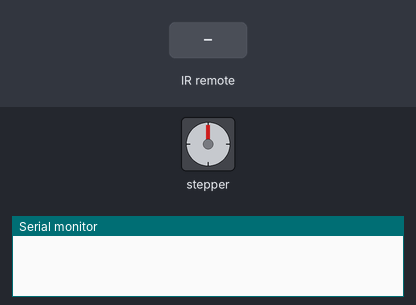
A sketch run on a simulated Arduino Uno, built with avr-gcc and run on an emulated ATmega328P. Parts: stepper motor, the last lines printed to the serial monitor. Wiring (inferred from the names in the program): stepper motor driver (200 steps per turn assumed): step pin 3; direction pin 4. The test bench sets the inputs (shaded band).

Above: at 1.2 s.
1.3 s: infrared code 0xFF02FD received
At 2.5 s:
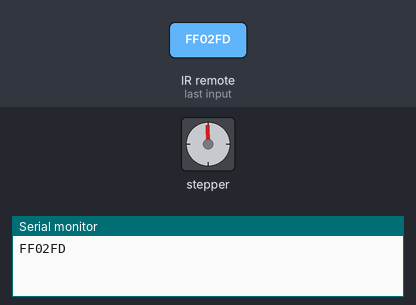
2.8 s: infrared code 0xFFFFFF received
At 3.6 s:
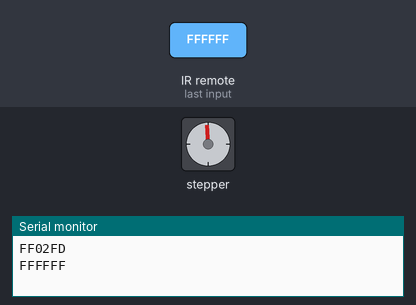
4.3 s: infrared code 0xFF22DD received
At 4.7 s:
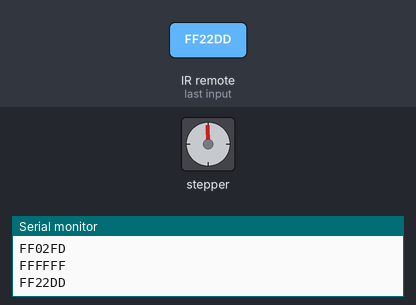
Timing chart, 0 to 7.3 s (numbered marks = the images above; inputs shaded):
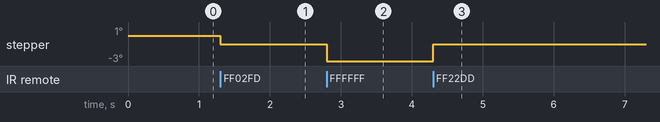

The sketch:

UteDoor.ino
```cpp
#include <IRremote.h>

#define open 0xFF22DD
#define close 0xFF02FD
#define plus 0xFFA857
#define minus 0xFFE01F
#define repeat 0xFFFFFF

// Connections to A4988
const int dirPin = 4;  // Direction
const int stepPin = 3; // Step

const int IR_PIN = 7;
unsigned long key = 0;

IRrecv irrecv(IR_PIN);
decode_results results;

// Motor steps per rotation
const int STEPS_PER_REV = 200;
int s=700;

void step(int speed){
    digitalWrite(stepPin,HIGH);
    delayMicroseconds(speed);
    digitalWrite(stepPin,LOW);
    delayMicroseconds(speed);
}

void setup() {
  pinMode(stepPin,OUTPUT);
  pinMode(dirPin,OUTPUT);
  Serial.begin(9600);
  irrecv.enableIRIn();
  irrecv.blink13(true);
}

void loop() {
  if (irrecv.decode(&results)){
        Serial.println(results.value, HEX);
        if(results.value!=repeat)
          key=results.value;
        switch(key){
          case close:
            digitalWrite(dirPin, LOW);
            step(s);
            break;
          case open:
            digitalWrite(dirPin, HIGH);
            step(s);
            break;
          case plus:
            s+=10;
            break;
          case minus:
            s-=10;
            break;
        }
        irrecv.resume();
  }
}
```
